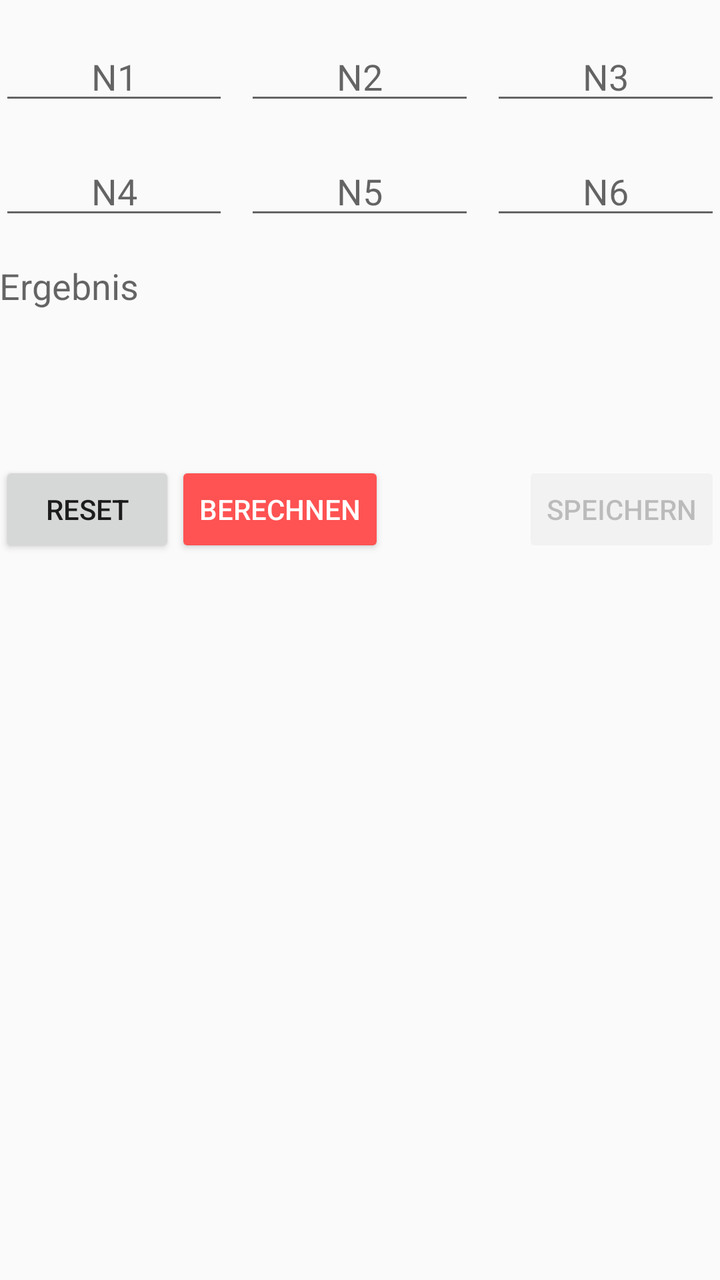
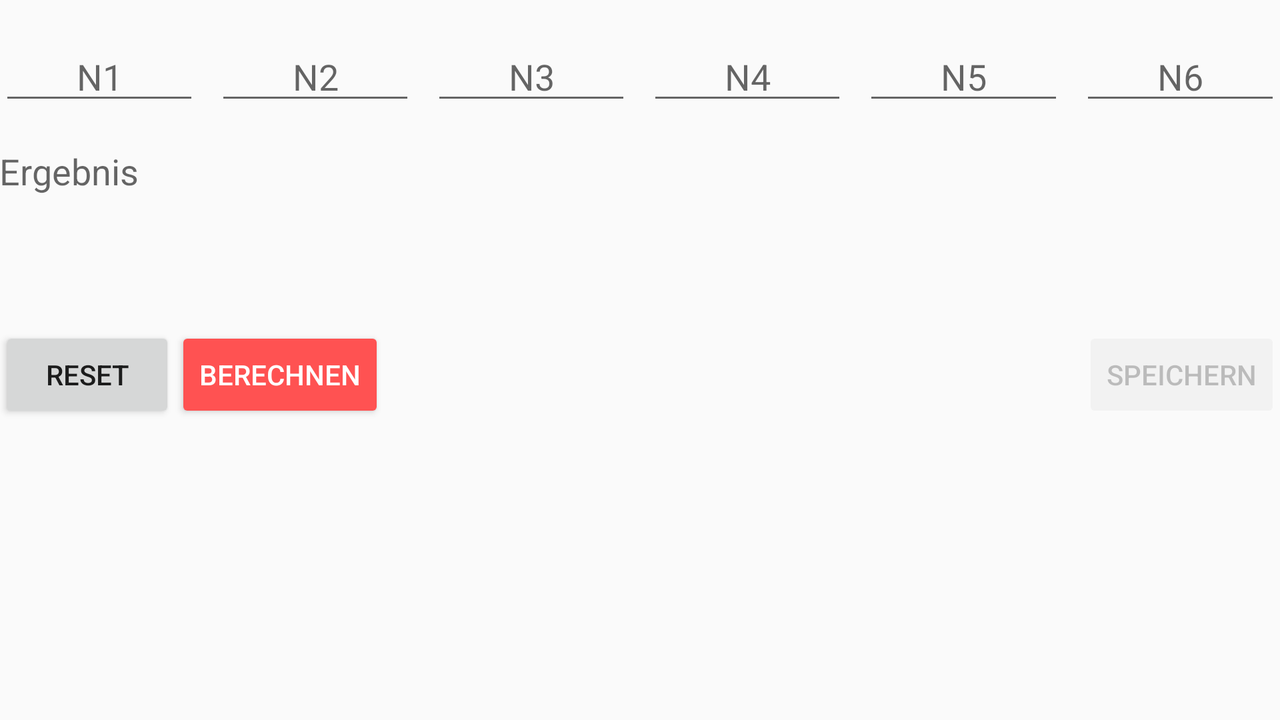

An Android layout and its configuration variant, each rendered on a device that would load it. The default file and the variant file are quoted in full after the pictures.
<!-- AndroidManifest.xml: application theme AppTheme -->
<!-- res/layout/fragment_noten.xml -->
<?xml version="1.0" encoding="utf-8"?>
<ScrollView
    xmlns:android="http://schemas.android.com/apk/res/android"
    xmlns:tools="http://schemas.android.com/tools"
    android:id="@+id/content"
    android:layout_width="match_parent"
    android:layout_height="match_parent">

    <LinearLayout xmlns:android="http://schemas.android.com/apk/res/android"
        android:layout_width="match_parent"
        android:layout_height="wrap_content"
        android:orientation="vertical"
        android:padding="@dimen/activity_vertical_margin" >

        <LinearLayout xmlns:android="http://schemas.android.com/apk/res/android"
            android:id="@+id/row1N"
            android:layout_width="match_parent"
            android:layout_height="wrap_content"
            android:layout_marginTop="16dp"
            android:orientation="horizontal">

            <EditText
                android:id="@+id/editN1"
                android:layout_width="0dp"
                android:layout_height="wrap_content"
                android:layout_weight="1"
                android:ems="3"
                android:hint="@string/n1"
                android:inputType="number"
                android:maxLines="1"
                android:selectAllOnFocus="true"
                android:textAlignment="center" />

            <EditText
                android:id="@+id/editN2"
                android:layout_width="0dp"
                android:layout_height="wrap_content"
                android:layout_marginLeft="8dp"
                android:layout_weight="1"
                android:ems="3"
                android:hint="@string/n2"
                android:inputType="number"
                android:maxLines="1"
                android:selectAllOnFocus="true"
                android:textAlignment="center"
                tools:ignore="RtlHardcoded" />

            <EditText
                android:id="@+id/editN3"
                android:layout_width="0dp"
                android:layout_height="wrap_content"
                android:layout_marginLeft="8dp"
                android:layout_weight="1"
                android:ems="3"
                android:hint="@string/n3"
                android:inputType="number"
                android:maxLines="1"
                android:selectAllOnFocus="true"
                android:textAlignment="center"
                tools:ignore="RtlHardcoded" />
        </LinearLayout>

        <LinearLayout xmlns:android="http://schemas.android.com/apk/res/android"
            android:id="@+id/row2N"
            android:layout_width="match_parent"
            android:layout_height="wrap_content"
            android:layout_marginTop="16dp"
            android:orientation="horizontal">

            <EditText
                android:id="@+id/editN4"
                android:layout_width="0dp"
                android:layout_height="wrap_content"
                android:layout_weight="1"
                android:ems="3"
                android:hint="@string/n4"
                android:inputType="number"
                android:maxLines="1"
                android:selectAllOnFocus="true"
                android:textAlignment="center" />

            <EditText
                android:id="@+id/editN5"
                android:layout_width="0dp"
                android:layout_height="wrap_content"
                android:layout_marginLeft="8dp"
                android:layout_weight="1"
                android:ems="3"
                android:hint="@string/n5"
                android:inputType="number"
                android:maxLines="1"
                android:selectAllOnFocus="true"
                android:textAlignment="center"
                tools:ignore="RtlHardcoded" />

            <EditText
                android:id="@+id/editN6"
                android:layout_width="0dp"
                android:layout_height="wrap_content"
                android:layout_marginLeft="8dp"
                android:layout_weight="1"
                android:ems="3"
                android:hint="@string/n6"
                android:inputType="number"
                android:maxLines="1"
                android:selectAllOnFocus="true"
                android:textAlignment="center"
                tools:ignore="RtlHardcoded" />
        </LinearLayout>

        <TextView
            android:id="@+id/textErgebnisNoten"
            android:layout_width="match_parent"
            android:layout_height="wrap_content"
            android:minHeight="100dp"
            android:layout_marginTop="16dp"
            android:hint="@string/ergebnis"
            android:text=""
            android:textSize="18sp" />

        <RelativeLayout
            android:layout_width="match_parent"
            android:layout_height="wrap_content">

            <Button
                android:id="@+id/btnResetNoten"
                style="@style/Widget.AppCompat.Button"
                android:layout_width="wrap_content"
                android:layout_height="wrap_content"
                android:onClick="resetNoten"
                android:text="@string/reset"
                android:layout_alignParentTop="true"
                android:layout_alignParentLeft="true"
                android:layout_alignParentStart="true" />

            <Button
                android:id="@+id/btnSpeichernNoten"
                style="@style/Widget.AppCompat.Button.Colored"
                android:layout_width="wrap_content"
                android:layout_height="wrap_content"
                android:onClick="speicherNoten"
                android:text="@string/speichern"
                android:layout_alignParentTop="true"
                android:layout_alignParentRight="true"
                android:layout_alignParentEnd="true"
                android:enabled="false" />

            <Button
                android:id="@+id/btnBerechnenNoten"
                style="@style/Widget.AppCompat.Button.Colored"
                android:layout_width="wrap_content"
                android:layout_height="wrap_content"
                android:onClick="berechneNoten"
                android:text="@string/berechnen"
                android:layout_alignParentTop="true"
                android:layout_toRightOf="@+id/btnResetNoten"
                android:layout_toEndOf="@+id/btnResetNoten" />
        </RelativeLayout>

    </LinearLayout>

</ScrollView>
<!-- resources referenced by this layout -->
<resources>
  <string name="berechnen">BERECHNEN</string>
  <string name="ergebnis">Ergebnis</string>
  <string name="n1">N1</string>
  <string name="n2">N2</string>
  <string name="n3">N3</string>
  <string name="n4">N4</string>
  <string name="n5">N5</string>
  <string name="n6">N6</string>
  <string name="reset">RESET</string>
  <string name="speichern">SPEICHERN</string>
  <style name="AppTheme" parent="Theme.AppCompat.Light.DarkActionBar">
          
          <item name="colorPrimary">@color/colorPrimary</item>
          <item name="colorPrimaryDark">@color/colorPrimaryDark</item>
          <item name="colorAccent">@color/colorAccent</item>
      </style>
  <color name="colorPrimary">#607d8b</color>
  <color name="colorPrimaryDark">#455A64</color>
  <color name="colorAccent">#FF5252</color>
</resources>
<!-- res/layout-land/fragment_noten.xml (the author's variant of the layout above) -->
<!-- drawn on the phone turned sideways -->
<?xml version="1.0" encoding="utf-8"?>
<ScrollView xmlns:android="http://schemas.android.com/apk/res/android"
    xmlns:tools="http://schemas.android.com/tools"
    android:id="@+id/content"
    android:layout_width="match_parent"
    android:layout_height="match_parent">

    <LinearLayout xmlns:android="http://schemas.android.com/apk/res/android"
        android:layout_width="match_parent"
        android:layout_height="wrap_content"
        android:orientation="vertical"
        android:padding="@dimen/activity_vertical_margin">

        <LinearLayout xmlns:android="http://schemas.android.com/apk/res/android"
            android:id="@+id/row1N"
            android:layout_width="match_parent"
            android:layout_height="wrap_content"
            android:layout_marginTop="16dp"
            android:orientation="horizontal">

            <EditText
                android:id="@+id/editN1"
                android:layout_width="0dp"
                android:layout_height="wrap_content"
                android:layout_weight="1"
                android:ems="3"
                android:hint="@string/n1"
                android:inputType="number"
                android:maxLines="1"
                android:selectAllOnFocus="true"
                android:textAlignment="center" />

            <EditText
                android:id="@+id/editN2"
                android:layout_width="0dp"
                android:layout_height="wrap_content"
                android:layout_marginLeft="8dp"
                android:layout_weight="1"
                android:ems="3"
                android:hint="@string/n2"
                android:inputType="number"
                android:maxLines="1"
                android:selectAllOnFocus="true"
                android:textAlignment="center"
                tools:ignore="RtlHardcoded" />

            <EditText
                android:id="@+id/editN3"
                android:layout_width="0dp"
                android:layout_height="wrap_content"
                android:layout_marginLeft="8dp"
                android:layout_weight="1"
                android:ems="3"
                android:hint="@string/n3"
                android:inputType="number"
                android:maxLines="1"
                android:selectAllOnFocus="true"
                android:textAlignment="center"
                tools:ignore="RtlHardcoded" />

            <EditText
                android:id="@+id/editN4"
                android:layout_width="0dp"
                android:layout_height="wrap_content"
                android:layout_marginLeft="8dp"
                android:layout_weight="1"
                android:ems="3"
                android:hint="@string/n4"
                android:inputType="number"
                android:maxLines="1"
                android:selectAllOnFocus="true"
                android:textAlignment="center"
                tools:ignore="RtlHardcoded" />

            <EditText
                android:id="@+id/editN5"
                android:layout_width="0dp"
                android:layout_height="wrap_content"
                android:layout_marginLeft="8dp"
                android:layout_weight="1"
                android:ems="3"
                android:hint="@string/n5"
                android:inputType="number"
                android:maxLines="1"
                android:selectAllOnFocus="true"
                android:textAlignment="center"
                tools:ignore="RtlHardcoded" />

            <EditText
                android:id="@+id/editN6"
                android:layout_width="0dp"
                android:layout_height="wrap_content"
                android:layout_marginLeft="8dp"
                android:layout_weight="1"
                android:ems="3"
                android:hint="@string/n6"
                android:inputType="number"
                android:maxLines="1"
                android:selectAllOnFocus="true"
                android:textAlignment="center"
                tools:ignore="RtlHardcoded" />
        </LinearLayout>

        <TextView
            android:id="@+id/textErgebnisNoten"
            android:layout_width="match_parent"
            android:layout_height="wrap_content"
            android:minHeight="90dp"
            android:layout_marginTop="16dp"
            android:hint="@string/ergebnis"
            android:text=""
            android:textSize="18sp" />

        <RelativeLayout
            android:layout_width="match_parent"
            android:layout_height="wrap_content">

            <Button
                android:id="@+id/btnResetNoten"
                style="@style/Widget.AppCompat.Button"
                android:layout_width="wrap_content"
                android:layout_height="wrap_content"
                android:onClick="resetNoten"
                android:text="@string/reset"
                android:layout_alignParentTop="true"
                android:layout_alignParentLeft="true"
                android:layout_alignParentStart="true" />

            <Button
                android:id="@+id/btnSpeichernNoten"
                style="@style/Widget.AppCompat.Button.Colored"
                android:layout_width="wrap_content"
                android:layout_height="wrap_content"
                android:onClick="speicherNoten"
                android:text="@string/speichern"
                android:layout_alignParentTop="true"
                android:layout_alignParentRight="true"
                android:layout_alignParentEnd="true"
                android:enabled="false" />

            <Button
                android:id="@+id/btnBerechnenNoten"
                style="@style/Widget.AppCompat.Button.Colored"
                android:layout_width="wrap_content"
                android:layout_height="wrap_content"
                android:onClick="berechneNoten"
                android:text="@string/berechnen"
                android:layout_alignParentTop="true"
                android:layout_toRightOf="@+id/btnResetNoten"
                android:layout_toEndOf="@+id/btnResetNoten" />
        </RelativeLayout>

    </LinearLayout>

</ScrollView>
